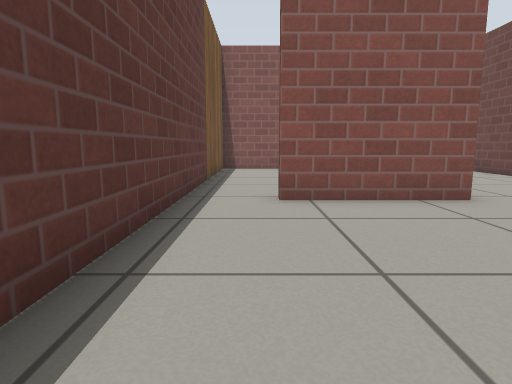
view 1 (above)

15 first-person views from a walk through a robot-simulator world made for Gazebo. The camera is 0.5 m above the floor, tilts 8° down and sees 75° across. Floor lines are 1 m apart. The floor is counted in squares, 0.5 m on a side. Each view is taken from the middle of a square. On the plan, view 1 faces up. The plan holds only what a view shows up to about 12 squares ahead; the rest is blank. Gazebo's built-in surfaces are drawn with simple patterns.

view 2
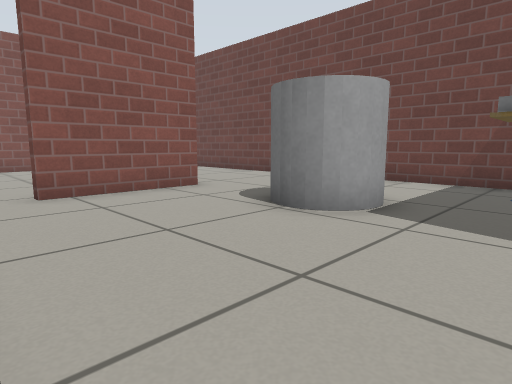

view 3
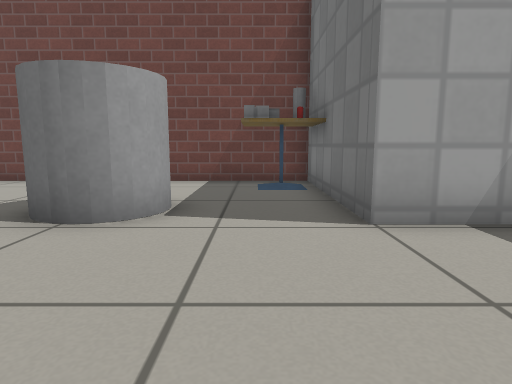

view 4
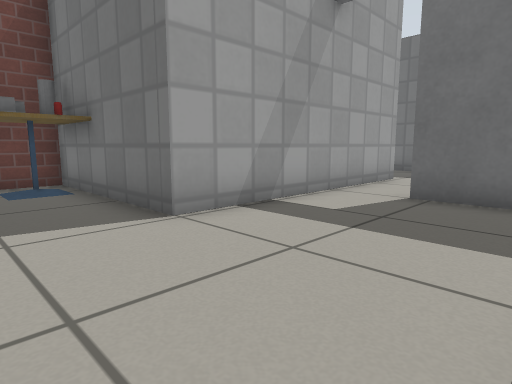

view 5
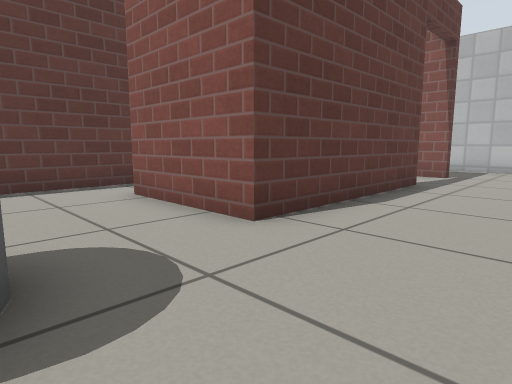

view 6
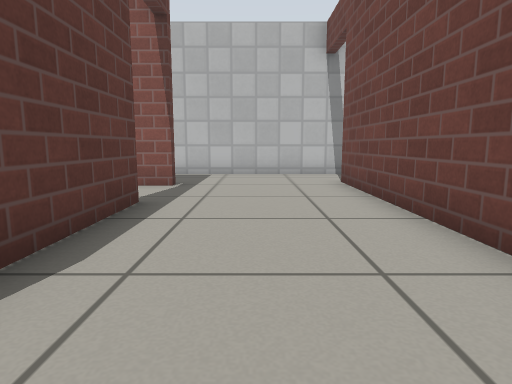

view 7
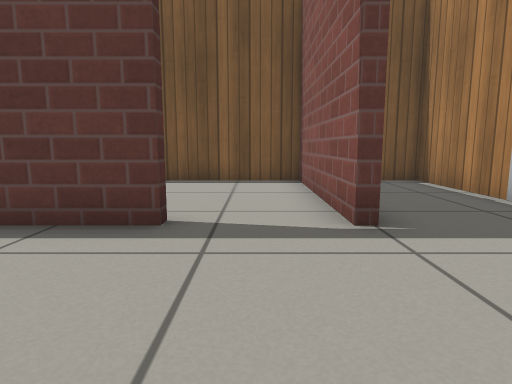

view 8
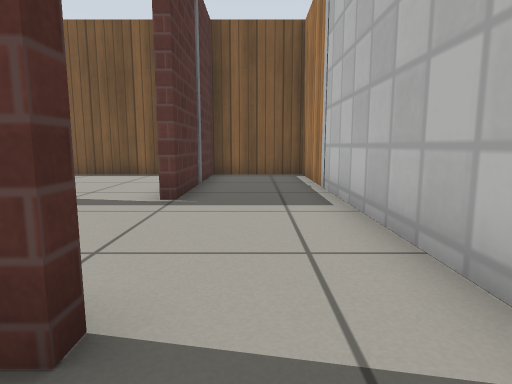

view 9
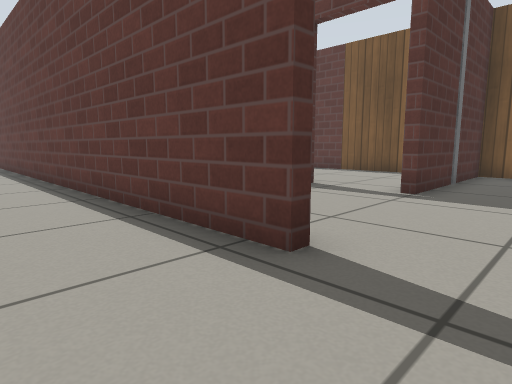

view 10
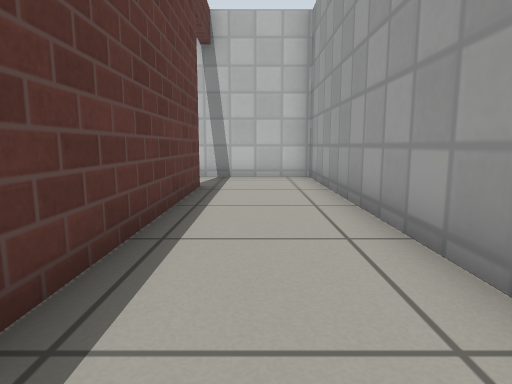

view 11
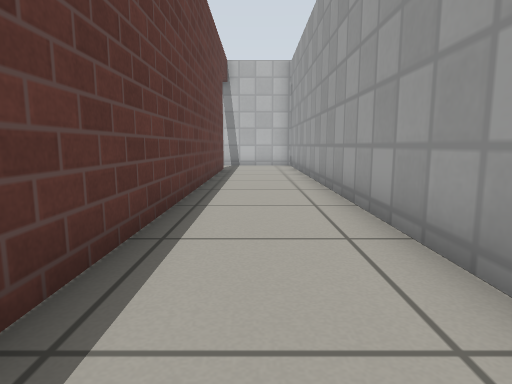

view 12
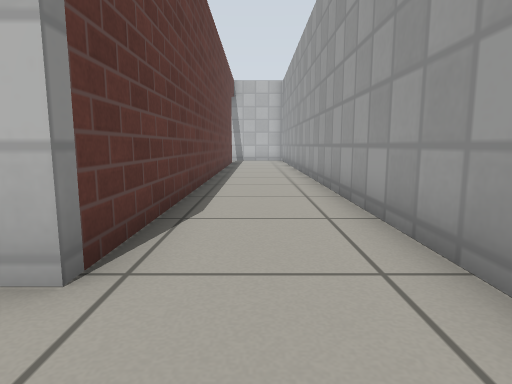

view 13
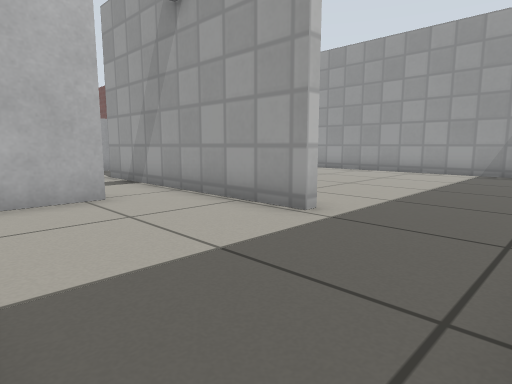

view 14
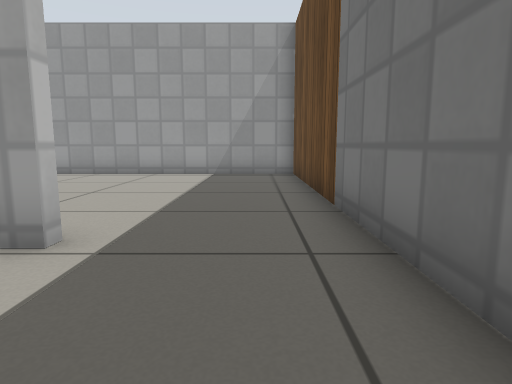

view 15
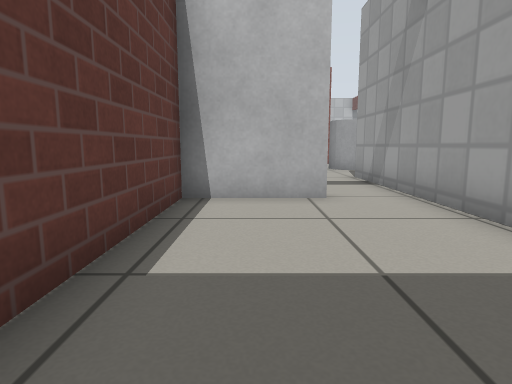

### Floor plan
Points are (right, up) in squares from view 1. A wall is a line through its corners. A room is listed if a view was taken in it or the views show most of it. See-through windows are left out.
Room 1 (views 1, 2, 3, 4, 5, 6, 7)
walls: (8.3, 8.9) (8.3, 15.1); (3.9, 11.9) (3.9, 6) (0.4, 6); (8.3, 0.6) (8.3, 7.4); (-1.4, 6.5) (-1.4, 1.8); (3.1, -5.5) (3.1, -1.5) (5.5, -1.5); (8.5, 17.6) (-1.4, 17.6) (-1.4, 14.5) (3.9, 14.5) (3.9, 14.2); (-0.3, -5.4) (1.4, -5.4)
ways out: open door at (8.5, 16) to room 2; opening at (-0.5, 6) to room 4; open door at (4, 13) to room 4
objects: grey cylinder (3, 2) to (5, 3); grey box (6, 0); cafe table (8, 0)
Room 2 (views 8, 9, 10, 11, 12)
walls: (11.7, -2) (11.7, 17.6) (8.5, 17.6); (2.6, -12.3) (11.7, -12.3) (11.7, -4); (8.6, 15.1) (8.6, -0.9)
ways out: open door at (8.5, 16) to room 1; opening at (3, -10.5) to room 3; open door at (2.3, -5.7) to room 3
objects: other object (6, -1); grey cylinder (7, -1) to (8, -1)
Room 3 (views 13, 14, 15)
walls: (3.1, -9) (3.1, -5.5); (1.4, -5.7) (-1.4, -5.7) (-1.4, -10.2); (1.6, -12.3) (2.6, -12.3)
ways out: opening at (3, -10.5) to room 2; open door at (2.3, -5.7) to room 2
Room 4 (no view inside)
walls: (3.9, 14.2) (-1.4, 14.2) (-1.4, 6.5)
ways out: opening at (-0.5, 6) to room 1; open door at (4, 13) to room 1

Positions as (right, up) in squares from view 1, and headings:
1: (0, 0), facing up
2: (-1, -1), facing up-right
3: (-1, 0), facing right
4: (-1, 1), facing down-right
5: (7, 3), facing up-left
6: (6, 6), facing up
7: (8, 13), facing left
8: (10, 16), facing left
9: (11, 17), facing down-left
10: (10, 7), facing up
11: (10, 1), facing up
12: (10, -4), facing up
13: (-1, -12), facing up-right
14: (0, -11), facing right
15: (0, -12), facing up
